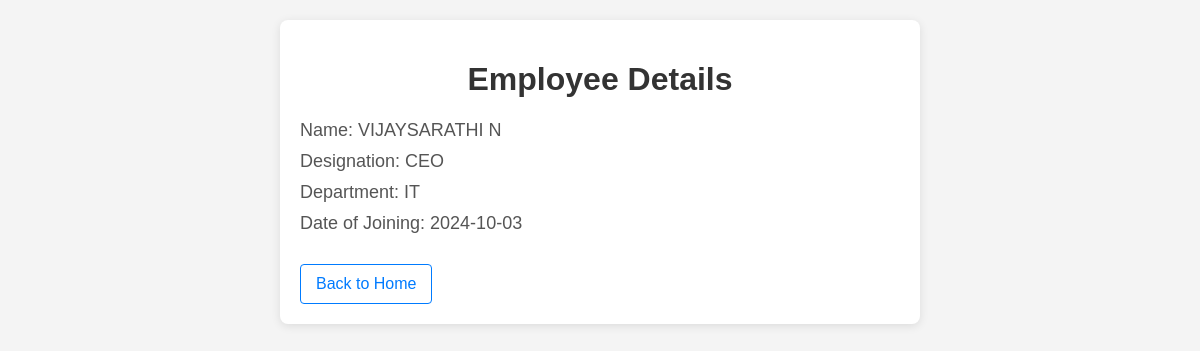
Page /employee/1 on the committed database.
### models.py (models this page shows, shortened)
class Employee(db.Model):
    __tablename__ = 'employees'  # Specify the table name
    id = db.Column(db.Integer, primary_key=True)
    name = db.Column(db.String(100), nullable=False)
    designation = db.Column(db.String(100), nullable=False)
    department = db.Column(db.String(50), nullable=False)
    date_of_joining = db.Column(db.Date, nullable=False)
    attendances = db.relationship('Attendance', backref='employee', lazy=True)

### app.py (the view)
@app.route('/employee/<int:employee_id>')
def employee_detail(employee_id):
    employee = Employee.query.get(employee_id)
    return render_template('employee_detail.html', employee=employee)

### templates/employee_detail.html (shortened to what this page needs)
<!DOCTYPE html>
<html lang="en">
<head>
</head>
<body>
    <div class="container">
        <h1>Employee Details</h1>
        <p>Name: {{ employee.name }}</p>
        <p>Designation: {{ employee.designation }}</p>
        <p>Department: {{ employee.department }}</p>
        <p>Date of Joining: {{ employee.date_of_joining }}</p>
        <a href="{{ url_for('home') }}">Back to Home</a>
    </div>
</body>
</html>

### templates/employee_detail.html (style rules this page uses)
body { font-family: Arial, sans-serif; background-color: #f4f4f4; margin: 0; padding: 20px; }
h1 { text-align: center; color: #333; }
.container { max-width: 600px; margin: 0 auto; padding: 20px; background-color: #fff; border-radius: 8px; box-shadow: 0 2px 10px rgba(0, 0, 0, 0.1); }
p { font-size: 18px; color: #555; margin: 10px 0; }
a { display: inline-block; margin-top: 20px; text-align: center; color: #007BFF; text-decoration: none; padding: 10px 15px; border: 1px solid #007BFF; border-radius: 4px; transition: background-color 0.3s, color 0.3s; }

### rows in the picture
Employee: name "VIJAYSARATHI N", designation "CEO", department "IT", date_of_joining "2024-10-03"
